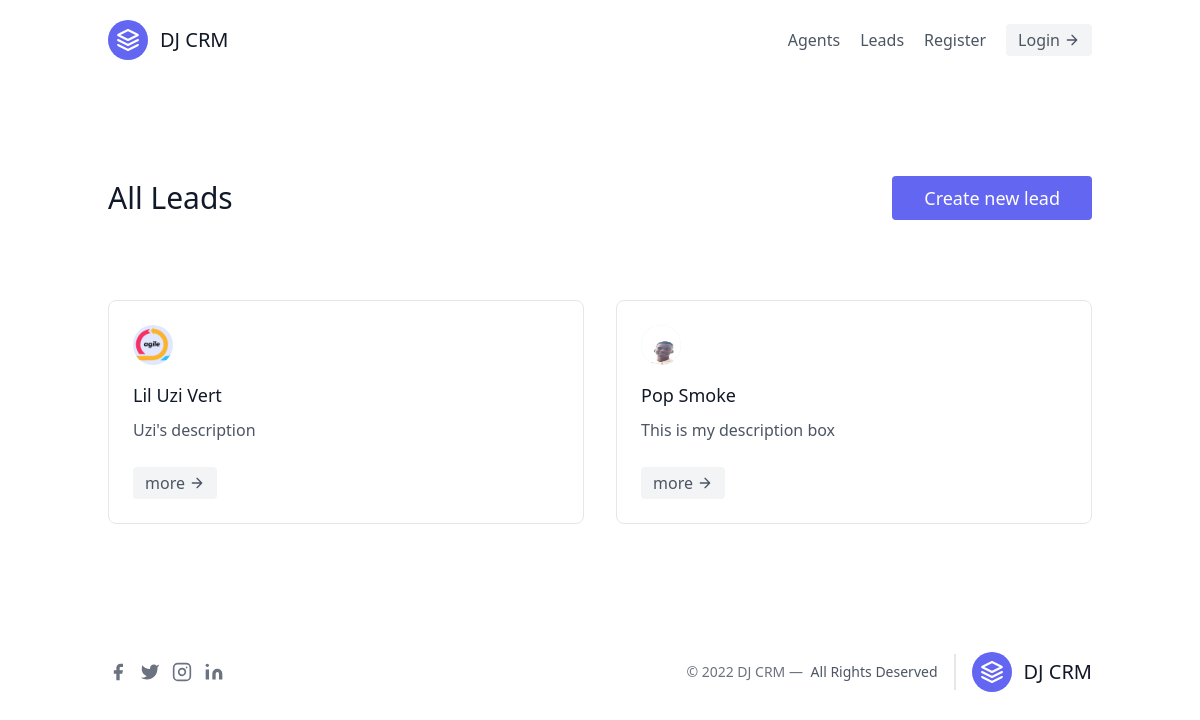
The page /leads/ on the database as committed earlier.
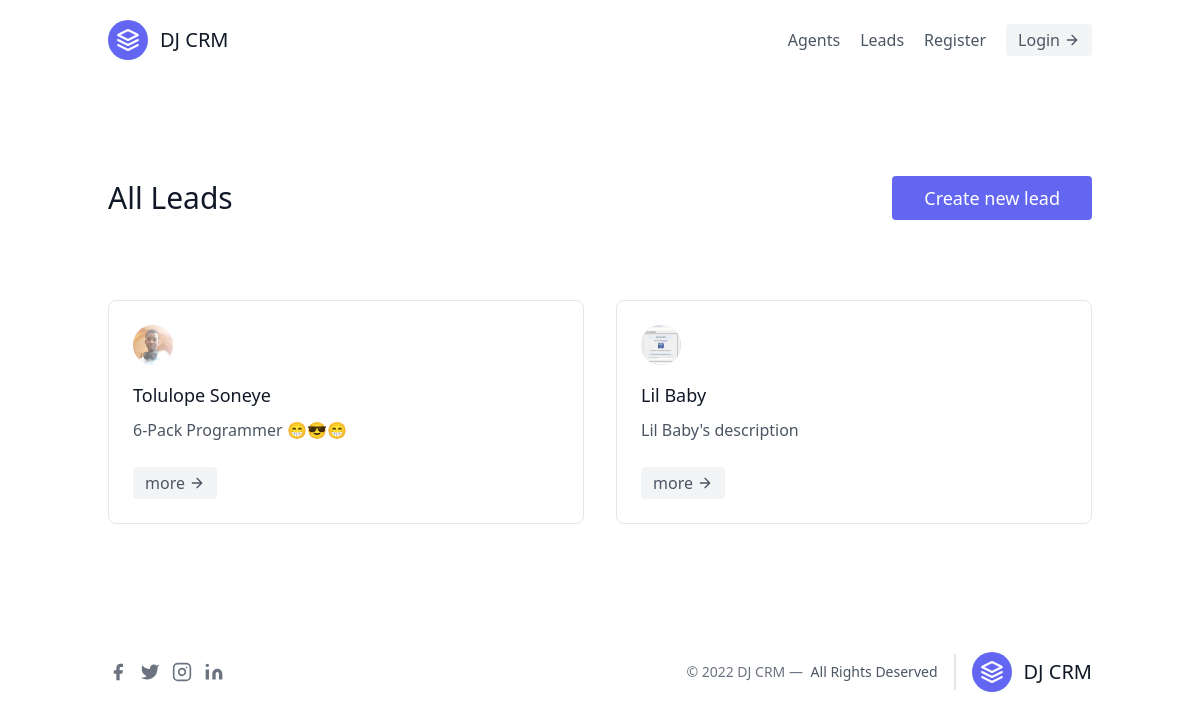
The same page on the database as committed later.
### leads/models.py (models this page shows)
class Lead(models.Model):
    first_name = models.CharField(max_length=20)
    last_name = models.CharField(max_length=20)
    age = models.IntegerField(default=0)
    description = models.TextField(max_length=200,null=True, blank=True)
    image = models.ImageField()
    created_at = models.DateTimeField(auto_now_add=True)
    updated_at = models.DateTimeField(auto_now=True)
    agent = models.ForeignKey("Agent", on_delete=models.CASCADE, null=True)
    class Meta:
        ordering = ['-updated_at']
    def __str__(self) -> str:
        return self.first_name + " " + self.last_name

### leads/views.py (the view)
# urls.py: path('leads/', views.lead_list),
def lead_list(request):
    leads = Lead.objects.all()
    context = {
        "leads": leads
    }
    return render(request, 'leads/lead_list.html', context)

### leads/templates/leads/lead_list.html (shortened to what this page needs)
{% extends 'main.html' %}
{% block content %}
<section class="text-gray-600 body-font">
  <div class="container px-5 py-24 mx-auto">
    <div class="flex flex-wrap justify-between w-full mb-20 flex-row items-center text-center">
      <h1 class="sm:text-3xl text-2xl font-medium title-font  text-gray-900">All Leads</h1>
      <button class="flex text-white bg-indigo-500 border-0 py-2 px-8 focus:outline-none hover:bg-indigo-600 rounded text-lg"><a href="{% url 'leads:create' %}">Create new lead</a></button>
    </div>
    <div class="flex flex-wrap -m-4">
      {% for lead in leads %}
      <div class="w-full xl:w-1/3 md:w-1/2 p-4">
        <div class="border border-gray-200 p-6 rounded-lg">
          <div class="w-10 h-10 inline-flex items-center justify-center rounded-full bg-indigo-100 text-indigo-500 mb-4">
            <img src="{{lead.image.url}}" class="w-10 h-10 rounded-full" alt="{{lead}}"/>
          </div>
          <h2 class="text-lg text-gray-900 font-medium title-font mb-2">{{lead}}</h2>
          <p class="leading-relaxed text-base">{{lead.description}}</p>
          <button class="flex items-center bg-gray-100 border-0 py-1 px-3 focus:outline-none hover:bg-gray-200 rounded text-base mt-4 md:mt-6"> <a href="{% url 'leads:detail' lead.id %}">more</a>
        <svg fill="none" stroke="currentColor" stroke-linecap="round" stroke-linejoin="round" stroke-width="2" class="w-4 h-4 ml-1" viewBox="0 0 24 24">
          <path d="M5 12h14M12 5l7 7-7 7"></path>
        </svg>
      </button>
        </div>
      </div>
      {% endfor %}
    </div>
  </div>
</section>
{% endblock %}

### templates/main.html (shortened to what this page needs)
<!DOCTYPE html>
<html lang="en">
  <head>
    <script src="https://cdn.tailwindcss.com"></script>
  </head>
  <body>
    {% include 'navbar.html' %}
      {% block content %}{% endblock content %}
    {% include 'footer.html' %}
  </body>
</html>

### templates/navbar.html
<header class="text-gray-600 body-font">
    <div class="container mx-auto flex flex-wrap p-5 flex-col md:flex-row items-center">
      <a href="/" class="flex title-font font-medium items-center text-gray-900 mb-4 md:mb-0">
        <svg xmlns="http://www.w3.org/2000/svg" fill="none" stroke="currentColor" stroke-linecap="round" stroke-linejoin="round" stroke-width="2" class="w-10 h-10 text-white p-2 bg-indigo-500 rounded-full" viewBox="0 0 24 24">
          <path d="M12 2L2 7l10 5 10-5-10-5zM2 17l10 5 10-5M2 12l10 5 10-5"></path>
        </svg>
        <span class="ml-3 text-xl">DJ CRM</span>
      </a>
      <nav class="md:ml-auto flex flex-wrap items-center text-base justify-center">
        <a href="" class="mr-5 hover:text-gray-900">Agents</a>
        <a href="{% url 'leads:index' %}" class="mr-5 hover:text-gray-900">Leads</a>
        {% if request.user.is_authenticated %}
          <a href="" class="mr-5 hover:text-gray-900">{{request.user.username}}</a>
        {% else %}
        <a href="{% url 'leads:register' %}" class="mr-5 hover:text-gray-900">Register</a>
        {% endif %}
      </nav>
      {% if request.user.is_authenticated %}
        <button class="flex items-center bg-gray-100 border-0 py-1 px-3 focus:outline-none hover:bg-gray-200 rounded text-base mt-4 md:mt-0">
        <a href="{% url 'leads:logout' %}">Logout
        </a>
        <svg fill="none" stroke="currentColor" stroke-linecap="round" stroke-linejoin="round" stroke-width="2" class="w-4 h-4 ml-1" viewBox="0 0 24 24">
          <path d="M5 12h14M12 5l7 7-7 7"></path>
        </svg>
      </button>
        {% else %}
       <button class="flex items-center bg-gray-100 border-0 py-1 px-3 focus:outline-none hover:bg-gray-200 rounded text-base mt-4 md:mt-0">
        <a href="{% url 'leads:login' %}">Login
       </a>
        <svg fill="none" stroke="currentColor" stroke-linecap="round" stroke-linejoin="round" stroke-width="2" class="w-4 h-4 ml-1" viewBox="0 0 24 24">
          <path d="M5 12h14M12 5l7 7-7 7"></path>
        </svg>
      </button>
        {% endif %}
    </div>
  </header>

### templates/footer.html
<footer class="text-gray-600 body-font">
  <div
    class="container px-5 py-8 mx-auto flex items-center sm:flex-row flex-col"
  >
    <span
      class="inline-flex flex-1 sm:ml-auto sm:mt-0 mt-4 justify-center sm:justify-start"
    >
      <a class="text-gray-500">
        <svg
          fill="currentColor"
          stroke-linecap="round"
          stroke-linejoin="round"
          stroke-width="2"
          class="w-5 h-5"
          viewBox="0 0 24 24"
        >
          <path
            d="M18 2h-3a5 5 0 00-5 5v3H7v4h3v8h4v-8h3l1-4h-4V7a1 1 0 011-1h3z"
          ></path>
        </svg>
      </a>
      <a class="ml-3 text-gray-500">
        <svg
          fill="currentColor"
          stroke-linecap="round"
          stroke-linejoin="round"
          stroke-width="2"
          class="w-5 h-5"
          viewBox="0 0 24 24"
        >
          <path
            d="M23 3a10.9 10.9 0 01-3.14 1.53 4.48 4.48 0 00-7.86 3v1A10.66 10.66 0 013 4s-4 9 5 13a11.64 11.64 0 01-7 2c9 5 20 0 20-11.5a4.5 4.5 0 00-.08-.83A7.72 7.72 0 0023 3z"
          ></path>
        </svg>
      </a>
      <a class="ml-3 text-gray-500">
        <svg
          fill="none"
          stroke="currentColor"
          stroke-linecap="round"
          stroke-linejoin="round"
          stroke-width="2"
          class="w-5 h-5"
          viewBox="0 0 24 24"
        >
          <rect width="20" height="20" x="2" y="2" rx="5" ry="5"></rect>
          <path
            d="M16 11.37A4 4 0 1112.63 8 4 4 0 0116 11.37zm1.5-4.87h.01"
          ></path>
        </svg>
      </a>
      <a class="ml-3 text-gray-500">
        <svg
          fill="currentColor"
          stroke="currentColor"
          stroke-linecap="round"
          stroke-linejoin="round"
          stroke-width="0"
          class="w-5 h-5"
          viewBox="0 0 24 24"
        >
          <path
            stroke="none"
            d="M16 8a6 6 0 016 6v7h-4v-7a2 2 0 00-2-2 2 2 0 00-2 2v7h-4v-7a6 6 0 016-6zM2 9h4v12H2z"
          ></path>
          <circle cx="4" cy="4" r="2" stroke="none"></circle>
        </svg>
      </a>
    </span>
    <p
      class="text-sm text-gray-500 sm:ml-4 sm:pr-4 sm:border-r-2 sm:border-gray-200 sm:py-2 sm:mt-0 mt-4"
    >
      © 2022 DJ CRM —
      <a
        href="https://twitter.com/knyttneve"
        class="text-gray-600 ml-1"
        rel="noopener noreferrer"
        target="_blank"
        >All Rights Deserved</a
      >
    </p>
    <a
      class="flex title-font font-medium items-center md:justify-start justify-center text-gray-900 pl-4"
    >
      <svg
        xmlns="http://www.w3.org/2000/svg"
        fill="none"
        stroke="currentColor"
        stroke-linecap="round"
        stroke-linejoin="round"
        stroke-width="2"
        class="w-10 h-10 text-white p-2 bg-indigo-500 rounded-full"
        viewBox="0 0 24 24"
      >
        <path
          d="M12 2L2 7l10 5 10-5-10-5zM2 17l10 5 10-5M2 12l10 5 10-5"
        ></path>
      </svg>
      <span class="ml-3 text-xl">DJ CRM</span>
    </a>
  </div>
</footer>

Rows that differ between the two databases and show on the page:
removed Lead: image (picture), first_name+last_name "Lil Uzi Vert", description "Uzi's description"
removed Lead: image (picture), first_name+last_name "Pop Smoke", description "This is my description box"
added Lead: image (picture), first_name+last_name "Tolulope Soneye", description "6-Pack Programmer 😁😎😁"
added Lead: image (picture), first_name+last_name "Lil Baby", description "Lil Baby's description"
